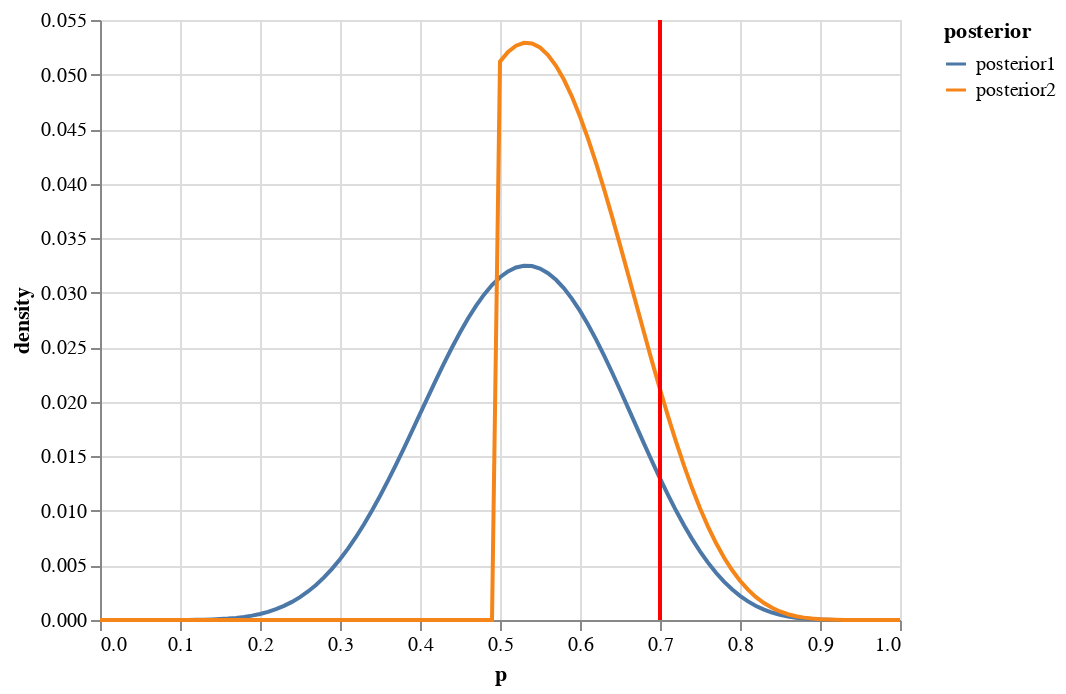

Write notebook code for a chart like this one.
### Code cell
plot_posteriors = alt.Chart(aux)\
   .mark_line()\
   .encode(
        x=alt.X('p', title='p'),
        y=alt.Y('prob', title='density'),
        color = 'posterior'
          )

rule = alt.Chart(aux).mark_rule(color='red')\
    .encode(
    x='a:Q',
    size=alt.value(2)
           )

(plot_posteriors + rule).transform_calculate(a="0.7")

### Figure 1 — Vega-Lite specification as saved in the notebook (floating-point values rounded to 4 significant figures; data arrays with more than 128 entries replaced by an {"elided": "..."} marker saying what was removed)
{"$schema": "https://vega.github.io/schema/vega-lite/v3.3.0.json", "config": {"mark": {"tooltip": null}, "view": {"height": 300, "width": 400}}, "data": {"name": "data-ca153aafbde543458efe5e7fa4dbd015"}, "datasets": {"data-ca153aafbde543458efe5e7fa4dbd015": {"elided": "202 records"}}, "layer": [{"encoding": {"color": {"field": "posterior", "type": "nominal"}, "x": {"field": "p", "title": "p", "type": "quantitative"}, "y": {"field": "prob", "title": "density", "type": "quantitative"}}, "mark": "line"}, {"encoding": {"size": {"value": 2}, "x": {"field": "a", "type": "quantitative"}}, "mark": {"color": "red", "type": "rule"}}], "transform": [{"as": "a", "calculate": "0.7"}]}
